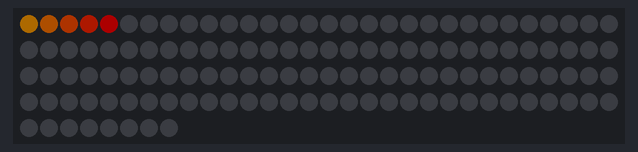
This sketch was run on a simulated Teensy 4. Shown: 128 RGB LEDs in strip order, left to right, continuing on the next row. Dim RGB values are drawn brighter than linear; random numbers use the default seed unless the sketch sets one.

Above: at 0.45 s.

The sketch:

fire.ino
```cpp
#include <OctoWS2811.h>

const int ledsPerStrip = 16;
const int durationBetweenChanges = 200.0f; // 1s

const int FR = 0xFF * 0.2;
const int FG = 0x9F * 0.2;

DMAMEM int displayMemory[ledsPerStrip*6];
int drawingMemory[ledsPerStrip*6];

OctoWS2811 Leds(ledsPerStrip, displayMemory, drawingMemory, WS2811_GRB | WS2811_800kHz);

float lastFirePos = 0;
float firePos = 0;
float wantedFirePos = 0;
int timeLastChange = millis();

float randf()
{
    return (rand() / (float)RAND_MAX);
}

void setup() {
  Leds.begin();
}

void loop() {
    int elapsedTimeSinceChange = millis() - timeLastChange;

    // Update current firePos state
    if(elapsedTimeSinceChange >= durationBetweenChanges)
    {
      // New direction
      lastFirePos = firePos;
      timeLastChange = millis();
      wantedFirePos = (ledsPerStrip-1) * randf();
    }
    else
    {
      // Animation
      firePos = lastFirePos + (((wantedFirePos-lastFirePos) * elapsedTimeSinceChange) / durationBetweenChanges);
    }

    // Update leds
    {
      // All black
      memset(drawingMemory, 0, sizeof(drawingMemory));

      // Before firePos
      for(int i = 0; i < firePos; i++)
      {
        int G = FG * ((firePos-i) / firePos);
        Leds.setPixel(i, (int)((FR << 16) + (G << 8)));
      }

      // firePos pixel
      if(firePos < (ledsPerStrip - 1))
      {
        float lum = firePos - int(firePos);
        int R = FR * lum;
        Leds.setPixel(firePos+1, (int)((R << 16)));
      }

      // Show Result
      Leds.show();
    }
}

    /*{
      char buff[80];
      sprintf(buff, "firePos=%f - last=%f, new=%f, currTime=%d, timeLast=%d\r\n", firePos, lastFirePos, wantedFirePos, millis(), timeLastChange);
      Serial.write(buff);
    }*/
```
